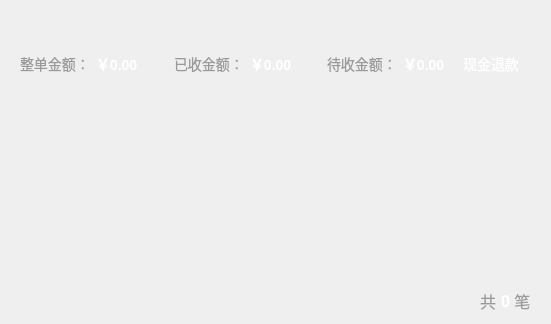
<?xml version="1.0" encoding="UTF-8"?>
<ui version="4.0">
 <class>PaymentDetailDlg</class>
 <widget class="QDialog" name="PaymentDetailDlg">
  <property name="geometry">
   <rect>
    <x>0</x>
    <y>0</y>
    <width>551</width>
    <height>324</height>
   </rect>
  </property>
  <property name="minimumSize">
   <size>
    <width>551</width>
    <height>324</height>
   </size>
  </property>
  <property name="windowTitle">
   <string>Dialog</string>
  </property>
  <layout class="QVBoxLayout" name="verticalLayout">
   <property name="spacing">
    <number>0</number>
   </property>
   <property name="leftMargin">
    <number>0</number>
   </property>
   <property name="topMargin">
    <number>0</number>
   </property>
   <property name="rightMargin">
    <number>0</number>
   </property>
   <property name="bottomMargin">
    <number>0</number>
   </property>
   <item>
    <widget class="TitleBarWidget" name="titleWidget" native="true">
     <property name="minimumSize">
      <size>
       <width>0</width>
       <height>40</height>
      </size>
     </property>
     <property name="maximumSize">
      <size>
       <width>16777215</width>
       <height>40</height>
      </size>
     </property>
    </widget>
   </item>
   <item>
    <widget class="QWidget" name="backgroundWidget" native="true">
     <property name="minimumSize">
      <size>
       <width>0</width>
       <height>284</height>
      </size>
     </property>
     <property name="styleSheet">
      <string notr="true">QWidget#backgroundWidget{
	border-image: url(:/paymentImage/payDetail_background.png);
}</string>
     </property>
     <layout class="QVBoxLayout" name="verticalLayout_2">
      <property name="spacing">
       <number>0</number>
      </property>
      <property name="leftMargin">
       <number>20</number>
      </property>
      <property name="topMargin">
       <number>0</number>
      </property>
      <property name="rightMargin">
       <number>20</number>
      </property>
      <property name="bottomMargin">
       <number>0</number>
      </property>
      <item>
       <layout class="QHBoxLayout" name="horizontalLayout">
        <property name="spacing">
         <number>6</number>
        </property>
        <item>
         <widget class="QLabel" name="label_3">
          <property name="minimumSize">
           <size>
            <width>0</width>
            <height>48</height>
           </size>
          </property>
          <property name="styleSheet">
           <string notr="true">font-size:14px;
font-family:&quot;微软雅黑&quot;;
color:#999999;</string>
          </property>
          <property name="text">
           <string>整单金额：</string>
          </property>
         </widget>
        </item>
        <item>
         <widget class="QLabel" name="simpleAmtValueLabel">
          <property name="minimumSize">
           <size>
            <width>0</width>
            <height>48</height>
           </size>
          </property>
          <property name="styleSheet">
           <string notr="true">color:#ffffff;
font-family:&quot;微软雅黑&quot;;
font-size:14px;
font-weight:bold;</string>
          </property>
          <property name="text">
           <string>￥0.00</string>
          </property>
         </widget>
        </item>
        <item>
         <spacer name="horizontalSpacer_3">
          <property name="minimumSize">
           <size>
            <width>0</width>
            <height>48</height>
           </size>
          </property>
          <property name="orientation">
           <enum>Qt::Horizontal</enum>
          </property>
          <property name="sizeType">
           <enum>QSizePolicy::Expanding</enum>
          </property>
          <property name="sizeHint" stdset="0">
           <size>
            <width>15</width>
            <height>20</height>
           </size>
          </property>
         </spacer>
        </item>
        <item>
         <widget class="QLabel" name="label_4">
          <property name="minimumSize">
           <size>
            <width>0</width>
            <height>48</height>
           </size>
          </property>
          <property name="styleSheet">
           <string notr="true">font-size:14px;
font-family:&quot;微软雅黑&quot;;
color:#999999;</string>
          </property>
          <property name="text">
           <string>已收金额：</string>
          </property>
         </widget>
        </item>
        <item>
         <widget class="QLabel" name="PaidAmtValueLabel">
          <property name="minimumSize">
           <size>
            <width>0</width>
            <height>48</height>
           </size>
          </property>
          <property name="styleSheet">
           <string notr="true">color:#ffffff;
font-family:&quot;微软雅黑&quot;;
font-size:14px;
font-weight:bold;</string>
          </property>
          <property name="text">
           <string>￥0.00</string>
          </property>
         </widget>
        </item>
        <item>
         <spacer name="horizontalSpacer_2">
          <property name="minimumSize">
           <size>
            <width>0</width>
            <height>48</height>
           </size>
          </property>
          <property name="orientation">
           <enum>Qt::Horizontal</enum>
          </property>
          <property name="sizeHint" stdset="0">
           <size>
            <width>20</width>
            <height>20</height>
           </size>
          </property>
         </spacer>
        </item>
        <item>
         <widget class="QLabel" name="label_2">
          <property name="minimumSize">
           <size>
            <width>0</width>
            <height>48</height>
           </size>
          </property>
          <property name="styleSheet">
           <string notr="true">font-size:14px;
font-family:&quot;微软雅黑&quot;;
color:#999999;</string>
          </property>
          <property name="text">
           <string>待收金额：</string>
          </property>
         </widget>
        </item>
        <item>
         <widget class="QLabel" name="receivedAmtValueLabel">
          <property name="minimumSize">
           <size>
            <width>0</width>
            <height>48</height>
           </size>
          </property>
          <property name="styleSheet">
           <string notr="true">color:#ffffff;
font-family:&quot;微软雅黑&quot;;
font-size:14px;
font-weight:bold;</string>
          </property>
          <property name="text">
           <string>￥0.00</string>
          </property>
         </widget>
        </item>
        <item>
         <widget class="QPushButton" name="cashRefundBtn">
          <property name="minimumSize">
           <size>
            <width>80</width>
            <height>30</height>
           </size>
          </property>
          <property name="styleSheet">
           <string notr="true">QPushButton#cashRefundBtn {
	border-image: url(:/statementImage/cashRefund_nomal.png);
	color: rgb(255, 255, 255);
	border:none;
	font-size:14px;
}

QPushButton#cashRefundBtn:pressed {
	border-image: url(:statementImage/cashRefund_press.png);
}</string>
          </property>
          <property name="text">
           <string>现金退款</string>
          </property>
         </widget>
        </item>
       </layout>
      </item>
      <item>
       <widget class="PaymentDetailWidget" name="payDetailsWidget" native="true">
        <property name="minimumSize">
         <size>
          <width>512</width>
          <height>190</height>
         </size>
        </property>
        <property name="maximumSize">
         <size>
          <width>512</width>
          <height>190</height>
         </size>
        </property>
       </widget>
      </item>
      <item>
       <layout class="QHBoxLayout" name="horizontalLayout_2">
        <item>
         <spacer name="horizontalSpacer">
          <property name="minimumSize">
           <size>
            <width>0</width>
            <height>40</height>
           </size>
          </property>
          <property name="orientation">
           <enum>Qt::Horizontal</enum>
          </property>
          <property name="sizeHint" stdset="0">
           <size>
            <width>40</width>
            <height>20</height>
           </size>
          </property>
         </spacer>
        </item>
        <item>
         <widget class="QLabel" name="label_9">
          <property name="minimumSize">
           <size>
            <width>0</width>
            <height>40</height>
           </size>
          </property>
          <property name="styleSheet">
           <string notr="true">font-size:16px;
font-family:&quot;微软雅黑&quot;;
color:#999999;</string>
          </property>
          <property name="text">
           <string>共 </string>
          </property>
         </widget>
        </item>
        <item>
         <widget class="QLabel" name="totalPayDetailsLabel">
          <property name="minimumSize">
           <size>
            <width>0</width>
            <height>40</height>
           </size>
          </property>
          <property name="styleSheet">
           <string notr="true">color:#ffffff;
font-family:&quot;微软雅黑&quot;;
font-size:16px;
font-weight:bold;</string>
          </property>
          <property name="text">
           <string>0</string>
          </property>
         </widget>
        </item>
        <item>
         <widget class="QLabel" name="label_7">
          <property name="minimumSize">
           <size>
            <width>0</width>
            <height>40</height>
           </size>
          </property>
          <property name="styleSheet">
           <string notr="true">font-size:16px;
font-family:&quot;微软雅黑&quot;;
color:#999999;</string>
          </property>
          <property name="text">
           <string> 笔</string>
          </property>
         </widget>
        </item>
       </layout>
      </item>
     </layout>
    </widget>
   </item>
  </layout>
 </widget>
 <customwidgets>
  <customwidget>
   <class>TitleBarWidget</class>
   <extends>QWidget</extends>
   <header location="global">TitleBarWidget.h</header>
   <container>1</container>
  </customwidget>
  <customwidget>
   <class>PaymentDetailWidget</class>
   <extends>QWidget</extends>
   <header>PaymentDetailWidget.h</header>
   <container>1</container>
  </customwidget>
 </customwidgets>
 <resources/>
 <connections/>
</ui>
